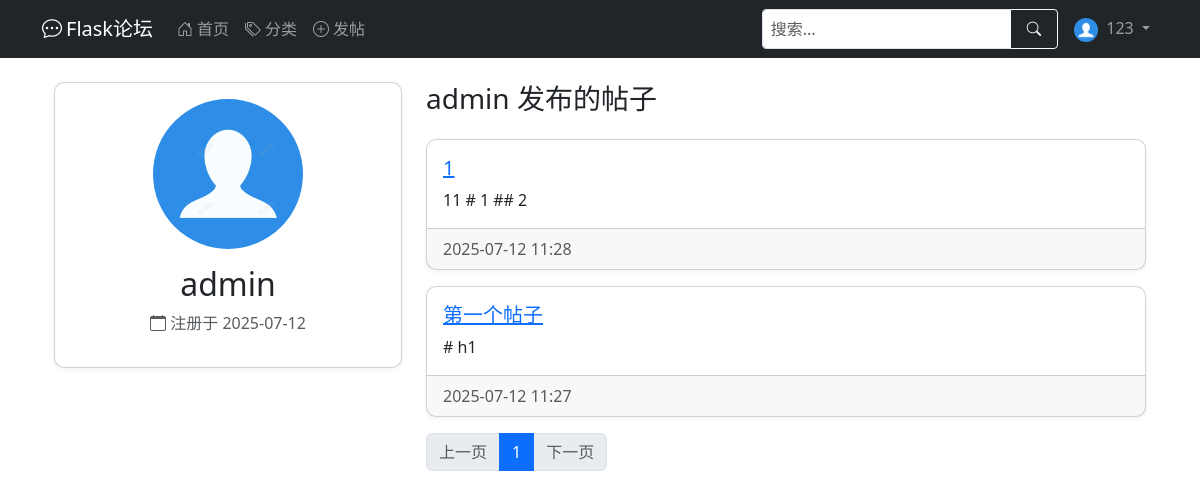
Page /user/admin (signed in) on the committed database.
### app/models.py (models this page shows, shortened)
class User(UserMixin, db.Model):
    __tablename__ = 'user'
    id = db.Column(db.Integer, primary_key=True)
    username = db.Column(db.String(64), index=True, unique=True, nullable=False)
    email = db.Column(db.String(120), index=True, unique=True, nullable=False)
    password_hash = db.Column(db.String(128), nullable=False)
    created_at = db.Column(db.DateTime, default=datetime.utcnow)
    last_seen = db.Column(db.DateTime, default=datetime.utcnow)
    about_me = db.Column(db.Text)
    avatar = db.Column(db.String(120), default='default.jpg')  # 头像
    permissions = db.Column(db.Integer, default=Permissions.USER)
    posts = db.relationship('Post', backref='author', lazy='dynamic')  # 在Post处能查到作者，用法：Post.author
    def avatar_url(self):
        return url_for('static', filename=f'profile_pics/{self.avatar}', _external=True)

class Post(db.Model):
    __tablename__ = 'post'
    id = db.Column(db.Integer, primary_key=True)
    title = db.Column(db.String(100), nullable=False)
    content = db.Column(db.Text, nullable=False)
    created_at = db.Column(db.DateTime, default=datetime.utcnow)
    last_updated = db.Column(db.DateTime, default=datetime.utcnow, onupdate=datetime.utcnow)
    views = db.Column(db.Integer, default=0)  # 浏览量
    user_id = db.Column(db.Integer, db.ForeignKey('user.id'), nullable=False)  # 对应user.id
    category_id = db.Column(db.Integer, db.ForeignKey('category.id'))  # 对应category.id
    comments = db.relationship('Comment', backref='post', lazy='select')  # post.comment查到所有评论
    _comment_count = db.Column('comment_count', db.Integer, default=0)
    @property
    def comment_count(self):
        return self._comment_count
    @comment_count.setter
    def comment_count(self, value):
        self._comment_count = value

### app/routes.py (the view)
@main.route('/user/<username>')
def user_profile(username):
    user = User.query.filter_by(username=username).first_or_404()
    page = request.args.get('page', 1, type=int)
    per_page = current_app.config.get('POSTS_PER_PAGE', 10)
    query_ = base_posts_query().filter(Post.user_id == user.id)
    query1 = query_.order_by(Post.created_at.desc())
    pagination = query1.paginate(page=page, per_page=per_page)
    posts = create_posts_with_comment_count(pagination)
    return render_template('user_profile.html', user=user, posts=posts)

### app/models.py (called while the page is built)
@login_manager.user_loader
def load_user(user_id):
    return User.query.get(int(user_id))

### app/utils.py (called while the page is built)
def create_posts_with_comment_count(pagination, category=None):
    posts = []
    for post, comment_count_val in pagination.items:
        new_post = Post(
            id=post.id,
            title=post.title,
            content=post.content,
            created_at=post.created_at,
            last_updated=post.last_updated,
            views=post.views,
            user_id=post.user_id,
            category_id=post.category_id,
            _comment_count=comment_count_val,
            author=post.author
        )
        new_post.category = category or post.category
        posts.append(new_post)
    return CustomPagination(
        items=posts,
        page=pagination.page,
        per_page=pagination.per_page,
        total=pagination.total
    )

def base_posts_query():
    comment_count = db.session.query(
        Comment.post_id,
        func.count(Comment.id).label('comment_count')
    ).group_by(Comment.post_id).subquery()  # 修正位置
    return db.session.query(
        Post,
        func.coalesce(comment_count.c.comment_count, 0).label('comment_count')
    ).outerjoin(
        comment_count, Post.id == comment_count.c.post_id
    ).options(
        joinedload(Post.author),
        joinedload(Post.category)
    )

    def iter_pages(self, left_edge=2, left_current=2, right_current=5, right_edge=2):
        last = 0
        for num in range(1, self.pages + 1):
            if num <= left_edge or \
                    (self.page - left_current - 1 < num < self.page + right_current) or \
                    num > self.pages - right_edge:
                if last + 1 != num:
                    yield None
                yield num
                last = num

### app/templates/user_profile.html (shortened to what this page needs)
{% extends "base.html" %}
{% import "_pagination.html" as pagination %}
{% block content %}
<div class="container mt-4">
    <div class="row">
        <div class="col-md-4">
            <div class="card">
                <div class="card-body text-center">
                    <img src="{{ user.avatar_url() }}"
                         class="rounded-circle mb-3" width="150" alt="头像">
                    <h2>{{ user.username }}</h2>
                    <p class="text-muted">
                        <i class="bi bi-calendar"></i> 注册于 {{ user.created_at.strftime('%Y-%m-%d') }}
                    </p>
                </div>
            </div>
        </div>
        <div class="col-md-8">
            <h3 class="mb-4">{{ user.username }} 发布的帖子</h3>
            {% if posts.items %}
            {% for post in posts.items %}
            <div class="card mb-3">
                <div class="card-body">
                    <h5 class="card-title">
                        <a href="{{ url_for('main.post_detail', post_id=post.id) }}">
                            {{ post.title }}
                        </a>
                    </h5>
                    <p class="card-text">{{ post.content | truncate(200) }}</p>
                </div>
                <div class="card-footer text-muted">
                    {{ post.created_at.strftime('%Y-%m-%d %H:%M') }}
                </div>
            </div>
            {% endfor %}
            <nav aria-label="Page navigation">
                <ul class="pagination">
                    <li class="page-item {% if not posts.has_prev %}disabled{% endif %}">
                        <a class="page-link"
                           href="{{ url_for('main.user_profile', username=user.username, page=posts.prev_num) }}">
                            上一页
                        </a>
                    </li>
                    {% for page_num in posts.iter_pages(left_edge=1, right_edge=1, left_current=2, right_current=3) %}
                    {% if page_num %}
                    <li class="page-item {% if page_num == posts.page %}active{% endif %}">
                        <a class="page-link"
                           href="{{ url_for('main.user_profile', username=user.username, page=page_num) }}">
                            {{ page_num }}
                        </a>
                    </li>
                    {% else %}
                    <li class="page-item disabled"><span class="page-link">...</span></li>
                    {% endif %}
                    {% endfor %}
                    <li class="page-item {% if not posts.has_next %}disabled{% endif %}">
                        <a class="page-link"
                           href="{{ url_for('main.user_profile', username=user.username, page=posts.next_num) }}">
                            下一页
                        </a>
                    </li>
                </ul>
            </nav>
            {% else %}
            <div class="alert alert-info">
                该用户还没有发布过任何帖子
            </div>
            {% endif %}
        </div>
    </div>
</div>
{% endblock %}

### app/templates/base.html (shortened to what this page needs)
<!DOCTYPE html>
<html lang="zh" data-bs-theme="auto">
<head>
    <link href="/static/css/bootstrap.min.css" rel="stylesheet">
    <link rel="stylesheet" href="/static/css/bootstrap-icons.css">
</head>
<body>
<nav class="navbar navbar-expand-lg navbar-dark bg-dark desktop-nav">
    <div class="container">
        <a class="navbar-brand" href="{{ url_for('main.index') }}">
            <i class="bi bi-chat-dots me-1"></i>Flask论坛
        </a>
        <div class="collapse navbar-collapse" id="mainNavbar">
            <ul class="navbar-nav me-auto">
                <li class="nav-item">
                    <a class="nav-link" href="{{ url_for('main.index') }}">
                        <i class="bi bi-house-door me-1"></i>首页
                    </a>
                </li>
                <li class="nav-item">
                    <a class="nav-link" href="{{ url_for('main.list_categories') }}">
                        <i class="bi bi-tags me-1"></i>分类
                    </a>
                </li>
                <li class="nav-item">
                    <a class="nav-link" href="{{ url_for('main.create_post') }}">
                        <i class="bi bi-plus-circle me-1"></i>发帖
                    </a>
                </li>
            </ul>
            <form class="d-flex me-2 my-2 my-lg-0" action="{{ url_for('main.index') }}" method="get">
                <div class="input-group">
                    <input type="search" name="q" class="form-control form-control-sm" placeholder="搜索..."
                           aria-label="搜索" value="{{ request.args.get('q', '') }}">
                    <button class="btn btn-outline-light btn-sm" type="submit">
                        <i class="bi bi-search"></i>
                    </button>
                </div>
            </form>
            <ul class="navbar-nav">
                {% if current_user.is_authenticated %}
                <li class="nav-item dropdown">
                    <a class="nav-link dropdown-toggle" href="#" id="userDropdown" role="button"
                       data-bs-toggle="dropdown" aria-expanded="false">
                        <img src="{{ current_user.avatar_url() }}" class="rounded-circle me-1" width="24" height="24"
                             alt="头像">
                        {{ current_user.username }}
                    </a>
                </li>
                {% endif %}
            </ul>
        </div>
    </div>
</nav>
<main class="container mt-3 mb-5">
    {% block content %}{% endblock %}
</main>
</body>
</html>

### app/templates/base.html (style rules this page uses)
:root { --mobile-nav-height: 56px; }
@media (min-width: 769px) { .desktop-nav { display: block; } }
input, textarea, select { font-size: 16px !important; }
.card { margin-bottom: 15px; border-radius: 10px; box-shadow: 0 2px 5px rgba(0,0,0,0.05); }
.btn { padding: 8px 16px; font-size: 0.9rem; }

### rows in the picture
User: avatar_url (placeholder picture), username "123"
User: avatar_url (placeholder picture), username "admin", created_at "2025-07-12"
Post: title "1", content "11 # 1 ## 2", created_at "2025-07-12 11:28"
Post: title "第一个帖子", content "# h1", created_at "2025-07-12 11:27"

### other values in the picture
{{ page_num }} "1"
